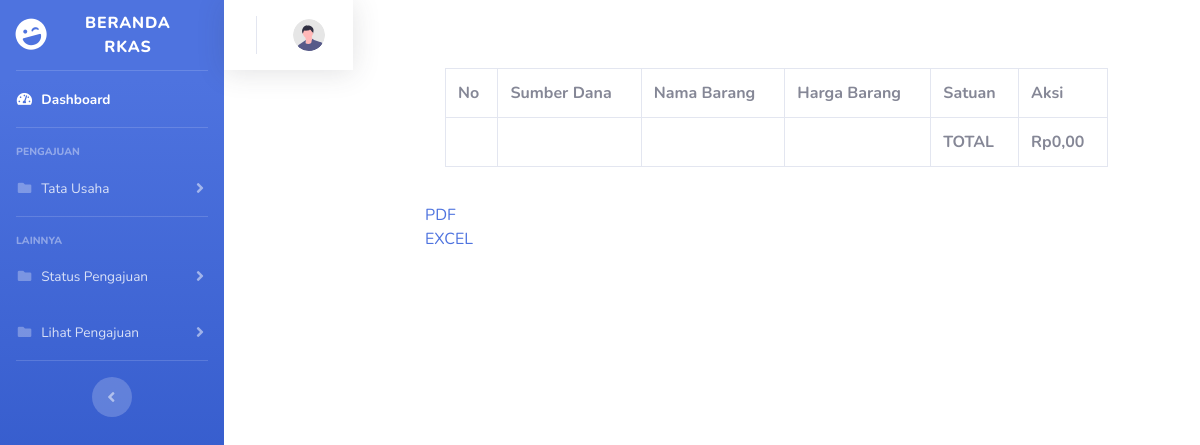
Page /rkas/lihatpengajuanatk.php on the earlier database version.
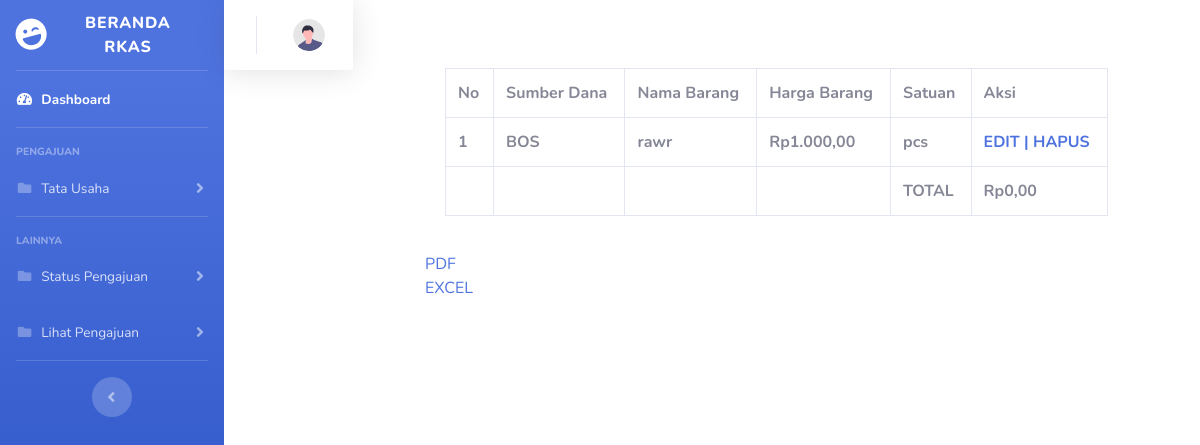
Same page on the later database version.
### tables this page shows
CREATE TABLE `tb_atk` (
  `id_atk` int(11) NOT NULL,
  `sumber_dana` varchar(10) NOT NULL,
  `nama_barang` varchar(255) NOT NULL,
  `harga_barang` int(10) NOT NULL,
  `satuan` enum('pcs','pack','lusin','kodi','box') NOT NULL,
  `status` varchar(50) NOT NULL,
  `total` int(11) NOT NULL
);

### rkas/lihatpengajuanatk.php (the view, shortened to what this page needs)
<?php
include "koneksi.php";
$id = $_GET['id'];
?>
<!DOCTYPE html>
<html lang="en">
<head>
    <link href="vendor/fontawesome-free/css/all.min.css" rel="stylesheet" type="text/css">
    <link href="css/sb-admin-2.css" rel="stylesheet">
</head>
<body id="page-top">
    <div id="wrapper">
        <ul class="navbar-nav bg-gradient-primary sidebar sidebar-dark accordion" id="accordionSidebar">
            <a class="sidebar-brand d-flex align-items-center justify-content-center" href="hometu.php?id=<?= $id ?>">
                <div class="sidebar-brand-icon rotate-n-15">
                    <i class="fas fa-laugh-wink"></i>
                </div>
                <div class="sidebar-brand-text mx-3">Beranda RKAS </div>
            </a>
            <hr class="sidebar-divider my-0">
            <li class="nav-item active">
                <a class="nav-link" href="hometu.php?id=<?= $id ?>">
                    <i class="fas fa-fw fa-tachometer-alt"></i>
                    <span>Dashboard</span></a>
            </li>
            <hr class="sidebar-divider">
            <div class="sidebar-heading">
                PENGAJUAN
            </div>
            <li class="nav-item">
                <a class="nav-link collapsed" href="#" data-toggle="collapse" data-target="#collapseUtilities"
                    aria-expanded="true" aria-controls="collapseUtilities">
                    <i class="fas fa-fw fa-folder"></i>
                    <span>Tata Usaha</span>
                </a>
            </li>
            <hr class="sidebar-divider">
            <div class="sidebar-heading">
                Lainnya
            </div>
            <li class="nav-item">
                <a class="nav-link collapsed" href="#" data-toggle="collapse" data-target="#status"
                    aria-expanded="true" aria-controls="collapsePages">
                    <i class="fas fa-fw fa-folder"></i>
                    <span>Status Pengajuan</span>
                </a>
            </li>
            <li class="nav-item">
                <a class="nav-link collapsed" href="#" data-toggle="collapse" data-target="#lihat"
                    aria-expanded="true" aria-controls="collapsePages">
                    <i class="fas fa-fw fa-folder"></i>
                    <span>Lihat Pengajuan</span>
                </a>
            </li>
            <hr class="sidebar-divider d-none d-md-block">
            <div class="text-center d-none d-md-inline">
                <button class="rounded-circle border-0" id="sidebarToggle"></button>
            </div>
        </ul>
        <nav class="navbar navbar-expand navbar-light bg-white topbar mb-4 static-top shadow">
                    <ul class="navbar-nav ml-auto">
                        <li class="nav-item dropdown no-arrow">
                            <a class="nav-link dropdown-toggle" href="#" id="userDropdown" role="button"
                                data-toggle="dropdown" aria-haspopup="true" aria-expanded="false">
                                   <img class="img-profile rounded-circle"
                                    src="img/undraw_profile.svg">
                            </a>
                        </li>
                    </ul>
                </nav>
                <div class="container">
        <div class="p-5">
 <?php
        $query = "SELECT * FROM tb_atk";
        $result = mysqli_query($conn, $query);
?>
        <div class="card-body">
            <div class="table-responsive">
                <table class="table table-bordered" id="dataTable" width="100%" cellspacing="0">
                    <tr>
                        <th>No</th>
                        <th>Sumber Dana</th>
                        <th>Nama Barang</th>
                        <th>Harga Barang</th>
                        <th>Satuan</th>
                        <th>Aksi</th>
                    </tr>
                    <?php
                    $no = 0;
                    foreach ($result as $row) :
                    ?>
                        <tr>
                            <th><?php $no += 1;
                                echo $no; ?></th>
                            <th><?= $row["sumber_dana"]; ?></th>
                            <th><?= $row["nama_barang"]; ?></th>
                            <th>Rp<?= number_format($row["harga_barang"], 2, ',', '.'); ?></th>
                            <th><?= $row["satuan"]; ?></th>
                                <th>
                                    <a href="editatk.php?id=<?= $id ?>&id1=<?= $row['id_atk']?>">EDIT | </a> <a href="hapusatk.php?id=<?= $id ?>&id1=<?= $row['id_atk']?>">HAPUS</a>
                                </th>
                                    </tr>
                        <?php
                    endforeach;
                    $total_query = mysqli_query($conn, "SELECT SUM(total) FROM tb_atk");
                    $total_result = $total_query->fetch_array(MYSQLI_NUM);
                    $total = $total_result[0];
                    $formatted_total = number_format($total, 2, ',', '.');
                    ?>
                    <th></th>
                    <th></th>
                    <th></th>
                    <th></th>
                    <th>TOTAL</th>
                    <th>Rp<?= $formatted_total ?></th>
                </table>
            </div>
        </div>
        <a href="printatk.php?id=<?= $id ?>">PDF</a><br>
        <a href="excelatk.php?id=<?= $id ?>">EXCEL</a>
                    </div>
                        </div>
</body>
</html>

Differences in the rows shown:
added tb_atk: sumber_dana "BOS", nama_barang "rawr", harga_barang "1.000,00", satuan "pcs"
